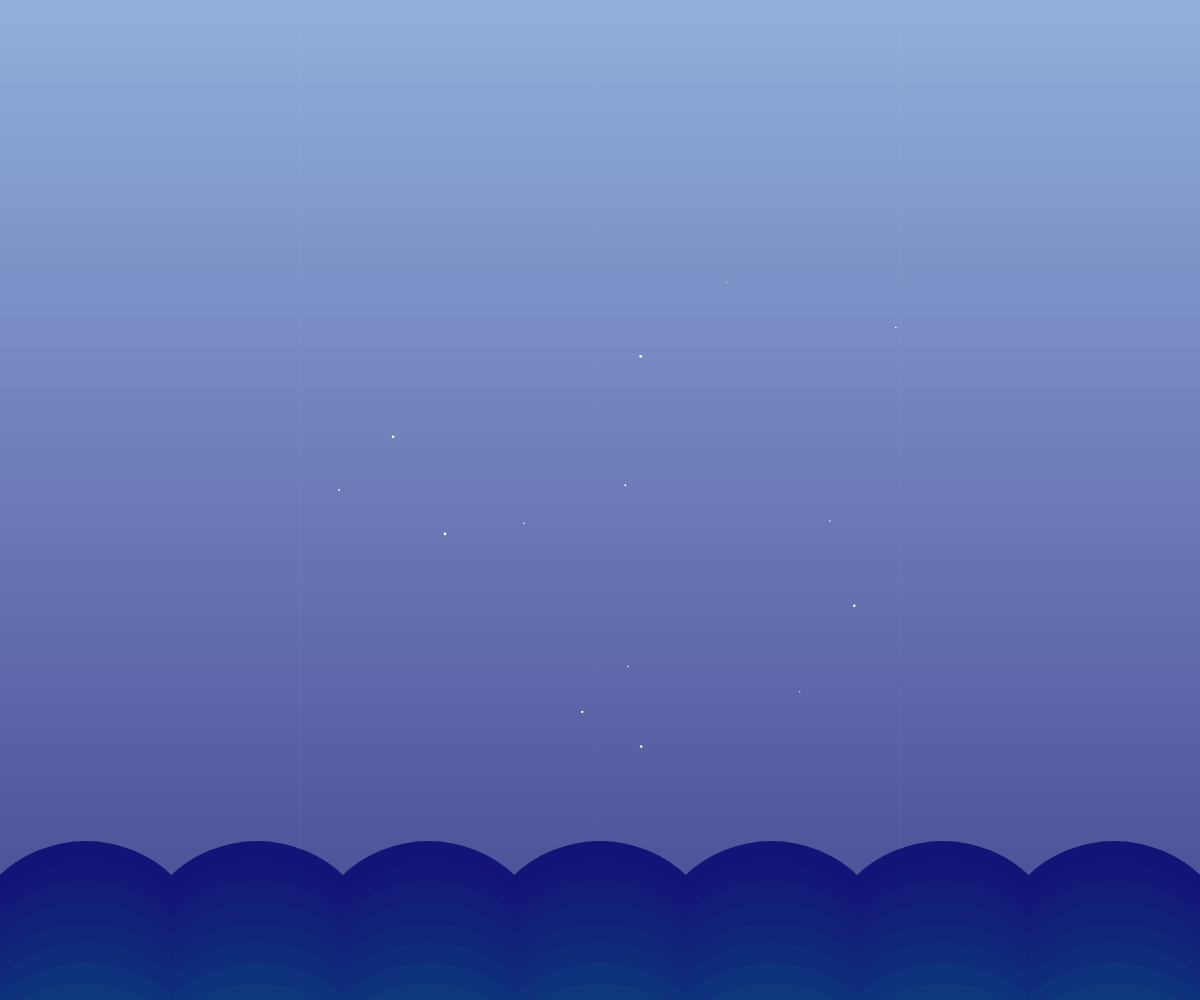
Frame 1 (no input)
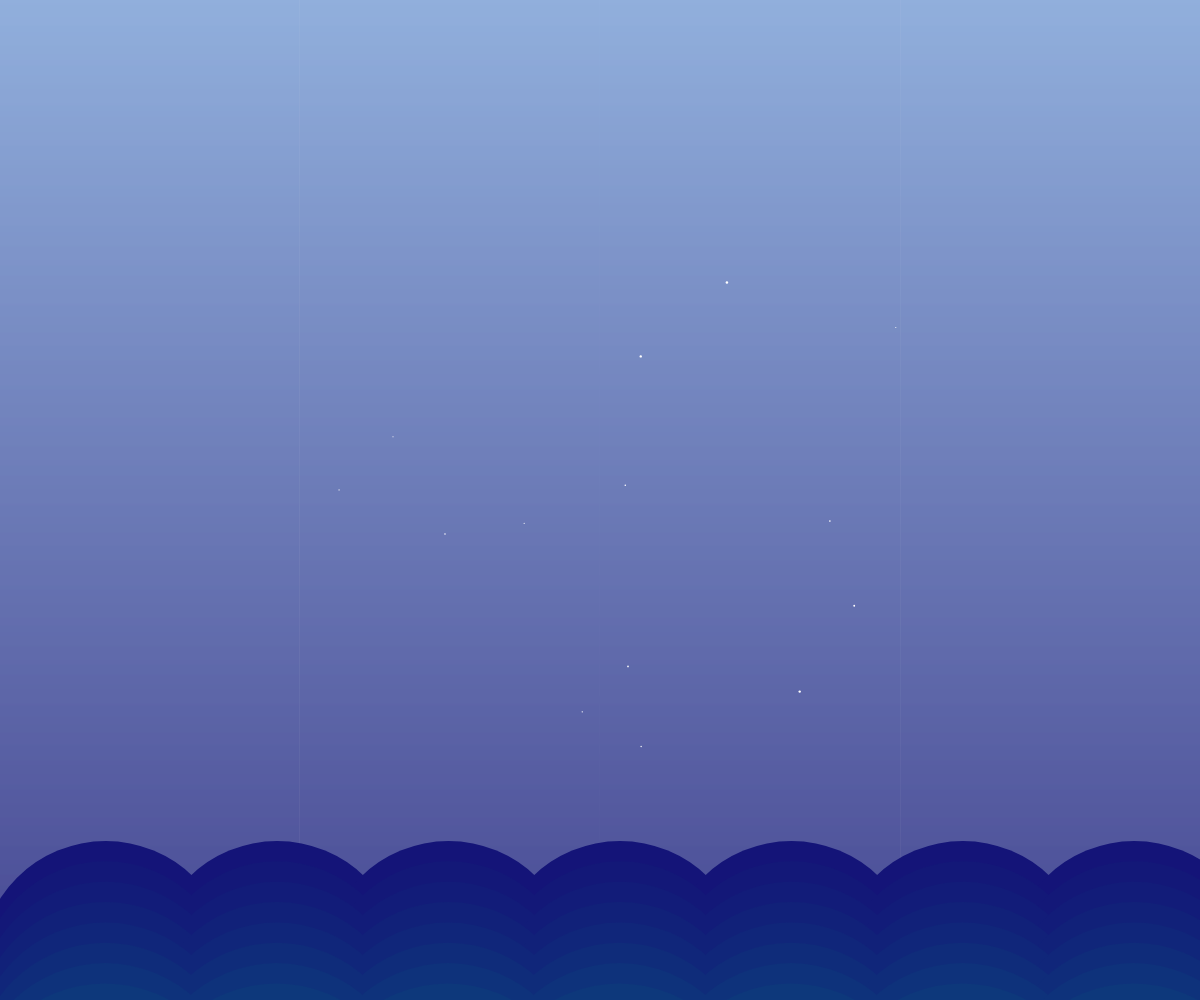
Frame 60 (no input)
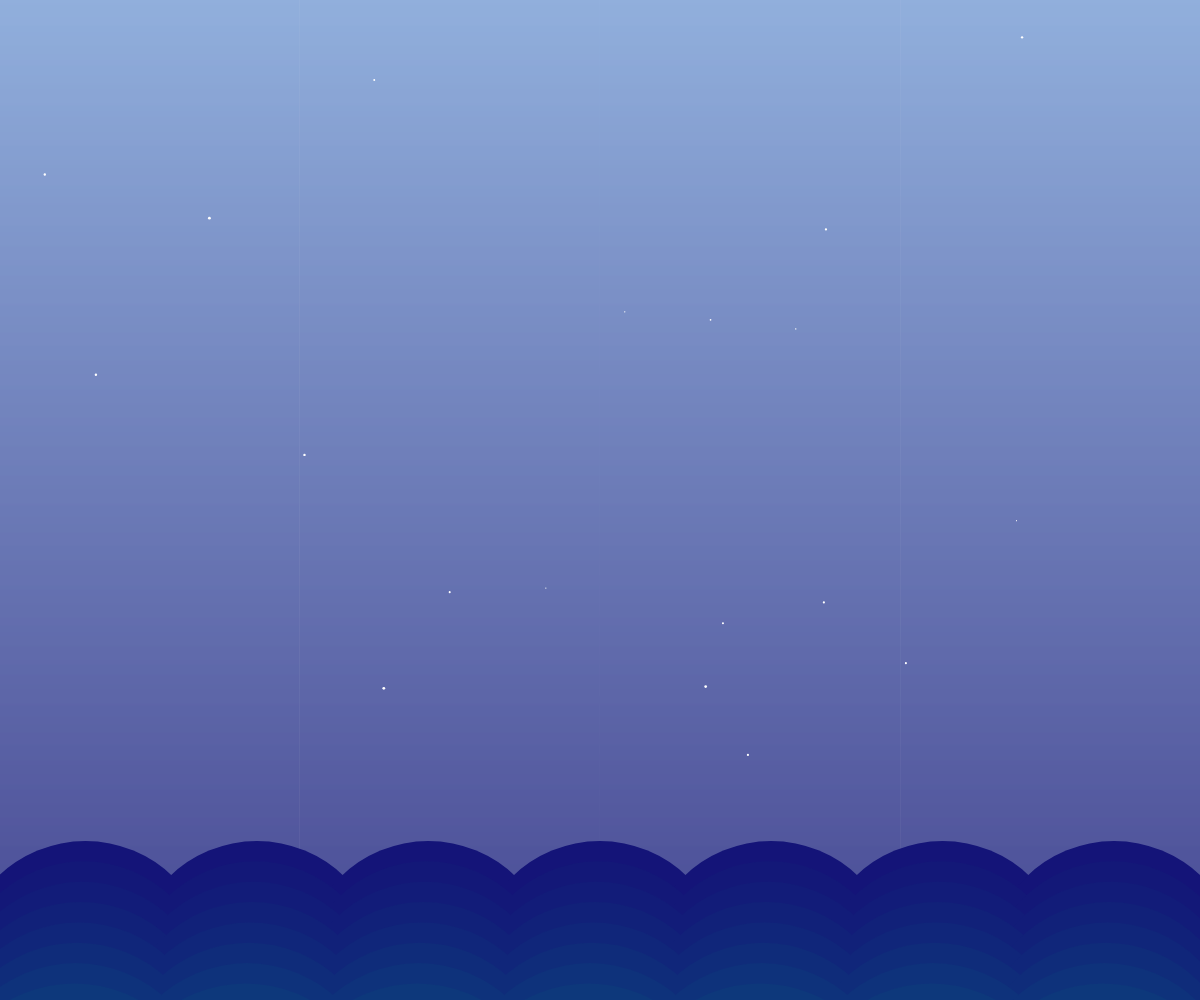
Frame 120 (the mouse pressed at the canvas centre since frame 60)

The p5.js sketch that drew these frames (run headless with seeded random() and noise() and a simulated clock; from frame 60 on, the mouse is pressed at the canvas centre):

// p5.js sketch
// ── sketch.js
const WAVES = 7;

var canvas;

var elapsedTime = 0;

var skyTop;
var skyBot;

var seedstars = 0;
var stars = 0;


function windowResized() {
  resizeCanvas(windowWidth, windowHeight);

  waveSize = windowWidth / WAVES;
}

function setup() {
  //CANVAS
  canvas = createCanvas(windowWidth, windowHeight);
  canvas.position(0, 0);
  canvas.style('z-index', '-1');

  //STARS
  seedstars = random(1000);
  stars = 1 + random(80);

  //SKY
  skyTop = color(120, 160, 220);
  skyBot = color(20, 20, 120);

  waveSize = windowWidth / WAVES;
}

function mousePressed() {
  seedstars = random(1000);
  stars = 1 + random(80);
}

function draw() {
  background(220);

  drawSky();

  for (i = 0; i < stars; i++) {
    drawStars(
      noise(seedstars + i * 1000) * (windowWidth * 2) - windowWidth / 2,
      noise(seedstars + 1000 + i * 1000) * (windowHeight * 2) - windowHeight / 2
    );
  }

  rows = 21;

  for (y = 0; y < rows; y++) {
    waveCol = color(0, 100 + y * 4, 129);
    c = lerpColor(waveCol, color(20, 20, 120), 1 - y / rows);
    drawWaves(0, windowHeight - rows * 10 + y * waveSize / 8 + 5, c);
  }

  elapsedTime += deltaTime;
}

//Draws the sky by creating a gradient formed from individual lines.
function drawSky() {
  for (y = 0; y < windowHeight; y++) {
    newY = map(0, windowHeight - windowHeight * 0.1, 0, windowHeight, y, true);


    c = color(lerpColor(skyTop, skyBot, newY / windowHeight));
    stroke(c);

    line(0, y, windowWidth, y);
  }
}

function drawStars(x, y) {
  noStroke();
  fill(255, 255, 255);

  circle(x, y, 1 + random(2));
}

function drawWaves(x, y, c) {
  noStroke();
  fill(c);

  speed = 0.0002;

  offsetX =
    waveSize / 2 + sin(((elapsedTime * speed * y) / windowHeight) * 10) * 20;
  offsetY = waveSize;

  for (i = 0; i < WAVES; i++) {
    circle(
      i * waveSize + offsetX,
      y + offsetY,
      waveSize + (y / windowHeight) * 100
    );
  }
}
